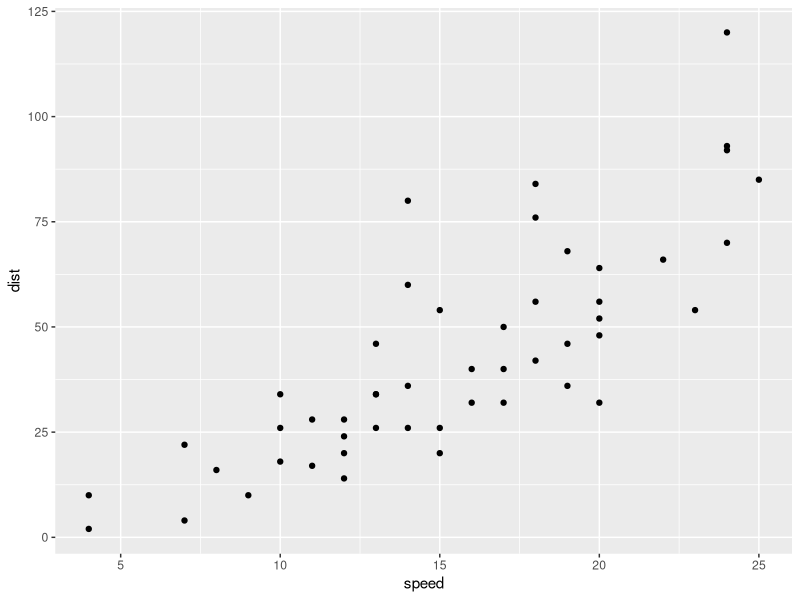
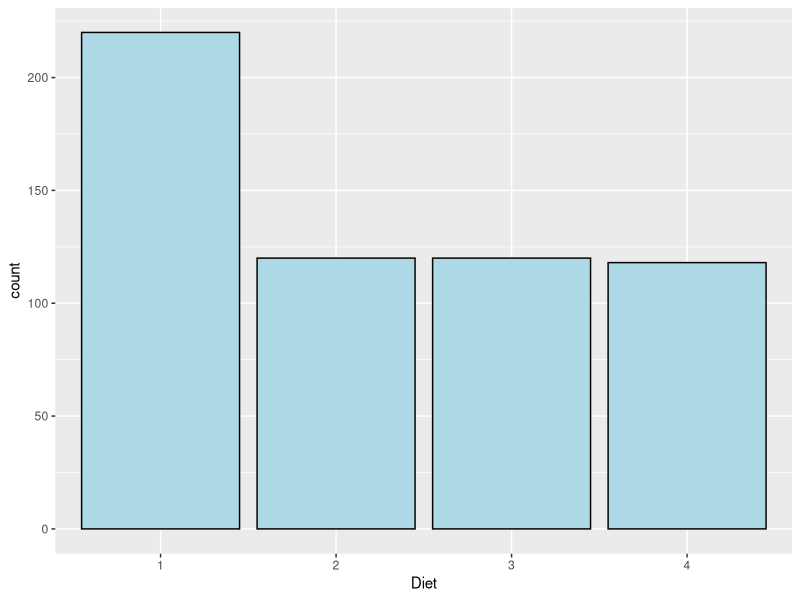
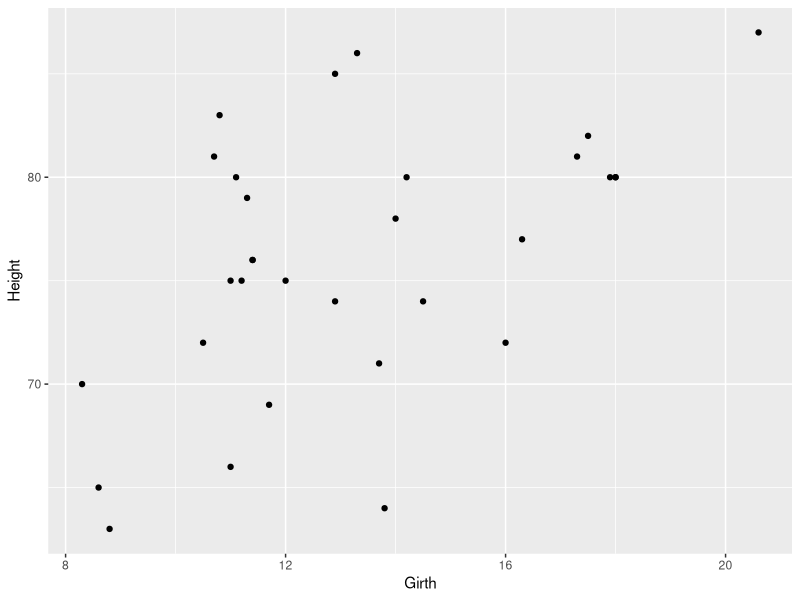
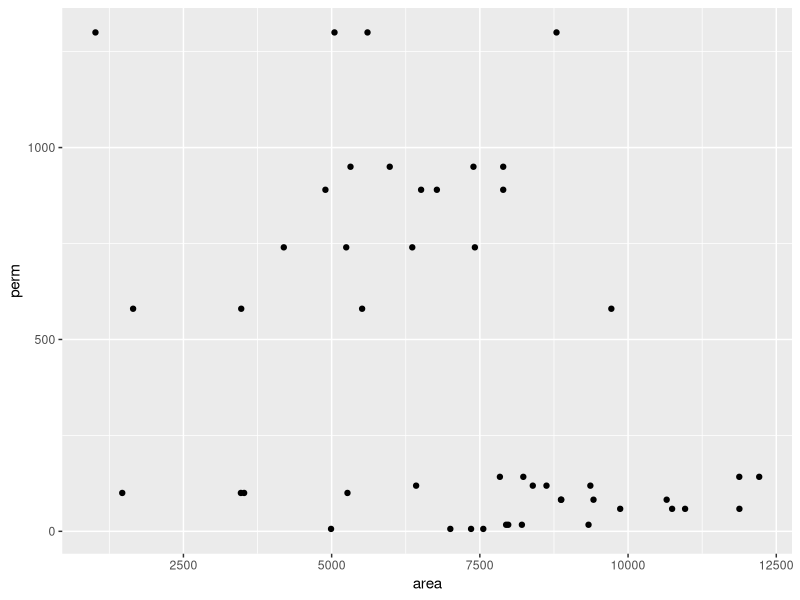

The R source for these figures, in order:
## ---- chunk 1
library(ggplot2)
cars
## ---- chunk 2
ggplot(data = cars, aes(speed, dist))+
  geom_point()
## ---- chunk 3
ChickWeight
## ---- chunk 4
ggplot(data = ChickWeight, aes(x=Diet))+
  geom_bar(fill="lightblue", colour = "black")
## ---- chunk 5
trees
## ---- chunk 6
ggplot(data = trees, aes(Girth, Height))+
  geom_point()
## ---- chunk 7
rock
## ---- chunk 8
ggplot(data = rock, aes(area, perm))+
  geom_point()
